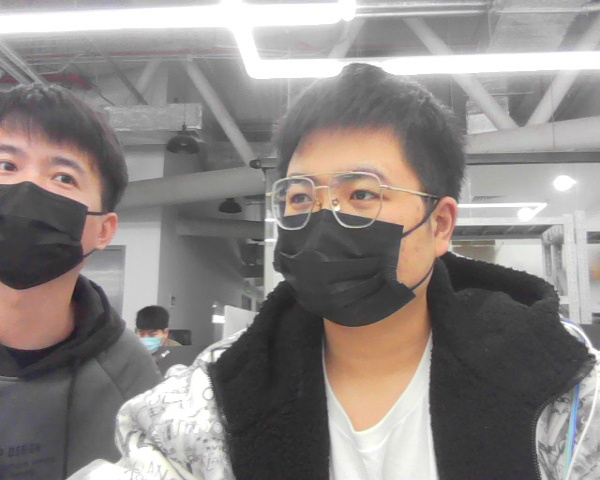
#> input picture AiKit_260M5/scripts/res/takephoto.jpeg, 600 x 480 px, given in place of the camera
$ python vedio_test.py
#> lines starting #> are read from the running program, lines starting #| are printed output that depends on the picture; after the words box and inside, x2 and y2 are one past the last pixel; in counts of white or black regions, pixels touching at a corner belong together
import time

from megaAiKit import megaAikit

# [25 lines of commented-out code are left out]

import cv2
import numpy as np
import cv2
# [5 lines of commented-out code are left out]

lower_blue = np.array([100, 80, 80])
upper_blue = np.array([130, 255, 255])

cap = cv2.VideoCapture(1)

while True:
    _, frame = cap.read()
#> frame is the input picture: shape (480, 600, 3); mean B, G, R 131.8, 134.5, 140.3

    # 转换为HSV颜色空间
    hsv = cv2.cvtColor(frame, cv2.COLOR_BGR2HSV)
#> hsv: shape (480, 600, 3); mean H, S, V 37.4, 15.1, 141

    # 设定阈值并进行颜色分割
    yellow_mask = cv2.inRange(hsv, lower_blue, upper_blue)
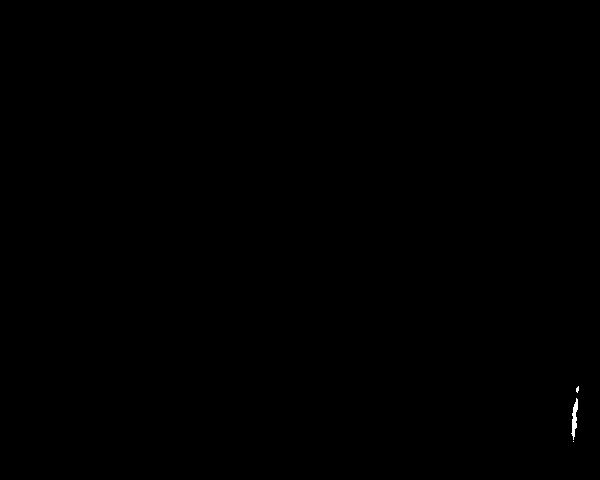
#> yellow_mask: shape (480, 600); 0.06% white; 3 white regions (2 under 20 px), largest, box (x1, y1, x2, y2) and area: (571, 398, 578, 440) 148

    # 边缘检测
    edges = cv2.Canny(yellow_mask, 100, 200)
#> edges: shape (480, 600); 0.04% white in thin lines or dots, all inside (x1, y1, x2, y2) = (571, 386, 579, 443)

    # 轮廓检测
    contours, hierarchy = cv2.findContours(edges, cv2.RETR_EXTERNAL, cv2.CHAIN_APPROX_SIMPLE)
#> contours = 2 contours, all with area under 20

    # 过滤轮廓
    valid_contours = []
    for contour in contours:
        if cv2.contourArea(contour) > 1000:  # 过滤太小的轮廓
            valid_contours.append(contour)
#> this loop made 2 passes
#> after the loop, valid_contours = []

    # 绘制轮廓
    cv2.drawContours(frame, valid_contours, -1, (0, 255, 0), 3)

    cv2.imshow("frame", frame)
    cv2.imshow("yellow_mask", yellow_mask)
    cv2.imshow("edges", edges)

    if cv2.waitKey(1) & 0xFF == ord("q"):
#> (key q is pressed here)
        break

cap.release()
cv2.destroyAllWindows()
